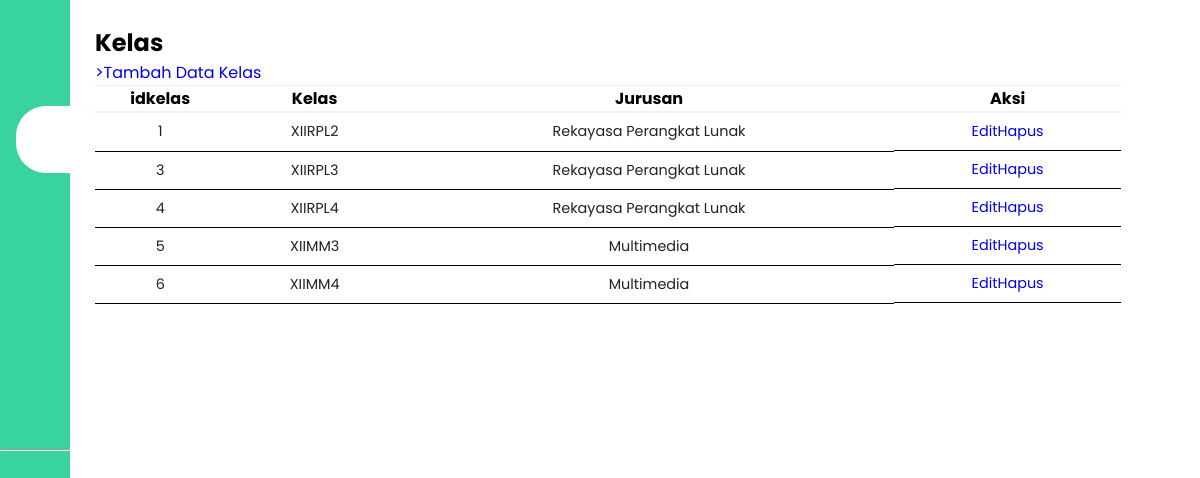
Screenshot of /kelas/index.php (signed in) with the database file from the repository.
### tables this page shows
CREATE TABLE `kelas` (
  `id_kelas` int(11) NOT NULL,
  `nama_kelas` varchar(10) NOT NULL,
  `kompentensi_keahlian` varchar(50) NOT NULL
);

### kelas/index.php (the view)
<?php
require_once '../koneksi.php';
$query = "select * from kelas";
$result = mysqli_query($conn, $query);
require_once '../templates/header.php';
?>
<section class="home">
    <div class="main-content">
        <h1>
            Kelas
        </h1>
        <a href="tambah.php">>Tambah Data Kelas</a>
        <table>
            <thead>
                <th>idkelas</th>
                <th>Kelas</th>
                <th>Jurusan</th>
                <th>Aksi</th>
            </thead>
            <tbody>
                <?php while ($row = mysqli_fetch_array($result)) : ?>
                    <tr>
                        <td><?php echo $row['id_kelas'] ?></td>
                        <td><?php echo $row['nama_kelas'] ?></td>
                        <td><?php echo $row['kompentensi_keahlian'] ?></td>
                        <td style="display: flex; justify-content: center;">
                            <a href="edit.php?id=<?= $row['id_kelas'] ?>">Edit</a>
                            <a href="delete.php?id=<?= $row['id_kelas'] ?>">Hapus</a>
                        </td>
                    </tr>
                <?php endwhile; ?>
            </tbody>
        </table>
    </div>
</section>
<?php
require_once '../templates/footer.php';
?>

### templates/css/style.css (style rules this page uses)
:root { --main-color: #38d39f; --color-dark: #1D2231; --text-grey: #8390A2; }
* { padding: 0; margin: 0; box-sizing: border-box; list-style-type: none; text-decoration: none; font-family: 'Poppins', sans-serif; }
table { width: 95%; }
table td { border-bottom: 1px solid black; text-align: center; }
.main-content { padding: 25px; }
.main-content { transition: margin-left 300ms; margin-left: 345px; }
table { border-collapse: collapse; }
td { padding: .5rem 1rem; font-size: .9rem; color: #222; }
tr td:last-child { display: flex; align-items: center; }
@media only screen and (max-width: 1200px) { .main-content { margin-left: 70px; } }

### rows the page displays
kelas: id_kelas "1", nama_kelas "XIIRPL2", kompentensi_keahlian "Rekayasa Perangkat Lunak"
kelas: id_kelas "3", nama_kelas "XIIRPL3", kompentensi_keahlian "Rekayasa Perangkat Lunak"
kelas: id_kelas "4", nama_kelas "XIIRPL4", kompentensi_keahlian "Rekayasa Perangkat Lunak"
kelas: id_kelas "5", nama_kelas "XIIMM3", kompentensi_keahlian "Multimedia"
kelas: id_kelas "6", nama_kelas "XIIMM4", kompentensi_keahlian "Multimedia"
